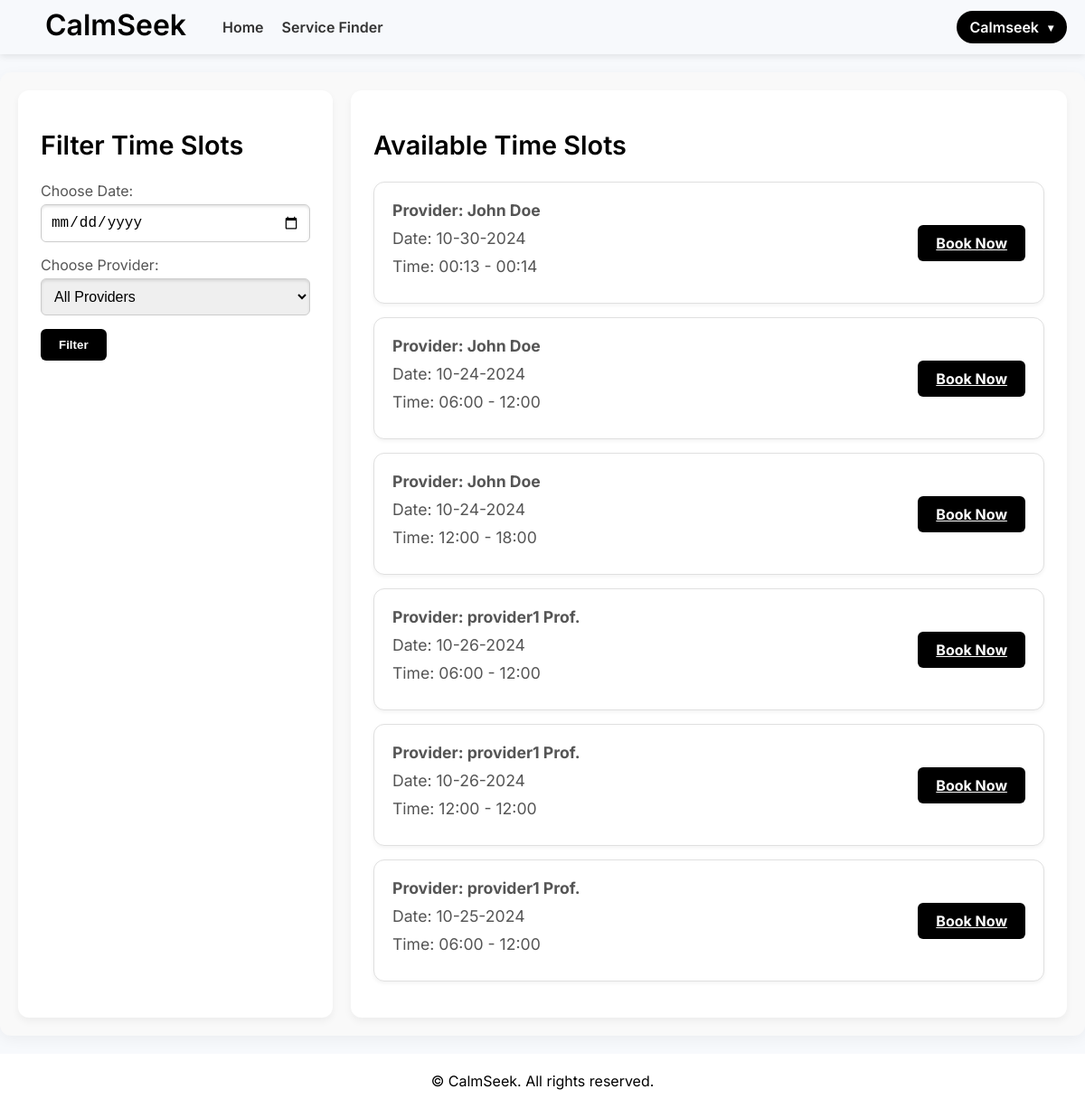
Page /appointments/time_slots/ (signed in) on the committed database.
### appointments/models.py (models this page shows, shortened)
class TimeSlot(models.Model):
    provider = models.ForeignKey(
        User, on_delete=models.CASCADE, related_name="provider_time_slots"
    )
    start_time = models.DateTimeField()
    end_time = models.DateTimeField()
    is_available = models.BooleanField(default=True)

### appointments/views.py (the view)
# urls.py: path("time_slots/", views.time_slots, name="time_slots"),
@login_required
def time_slots(request):
    selected_provider_id = request.GET.get("provider")
    selected_date = request.GET.get("date")
    provider_user_ids = Profile.objects.filter(role="Provider").values("user_id")
    providers = User.objects.filter(id__in=Subquery(provider_user_ids))
    time_slots = TimeSlot.objects.filter(is_available=True)
    if selected_provider_id:
        time_slots = time_slots.filter(provider__id=selected_provider_id)
    if selected_date:
        selected_date_obj = parse_date(selected_date)
        if selected_date_obj:
            start_of_day = datetime.combine(selected_date_obj, datetime.min.time())
            end_of_day = datetime.combine(selected_date_obj, datetime.max.time())
            time_slots = time_slots.filter(start_time__range=(start_of_day, end_of_day))
    context = {
        "time_slots": time_slots,
        "providers": providers,
        "selected_provider_id": (
            int(selected_provider_id) if selected_provider_id else None
        ),
        "selected_date": selected_date,
    }
    return render(request, "appointments/time_slots.html", context)

### appointments/templates/appointments/time_slots.html (shortened to what this page needs)
{% extends 'base.html' %}
{% block content %}
    <div class="slots-container">
        <div class="filter-card">
            <h2 class="heading">Filter Time Slots</h2>
            <form method="get" action="{% url 'appointments:time_slots' %}" class="filter-form mb-4">
                <div class="filter-container">
                    <div class="form-group">
                        <label for="date">Choose Date:</label>
                        <input type="date" id="date" name="date" value="{{ selected_date }}" class="date-input">
                    </div>
                    <div class="form-group">
                        <label for="provider">Choose Provider:</label>
                        <select id="provider" name="provider" class="provider-select">
                            <option value="">All Providers</option>
                        </select>
                    </div>
                    <button type="submit" class="btn btn-black">Filter</button>
                </div>
            </form>
        </div>
        <div class="slots-list">
            <h2 class="heading">Available Time Slots</h2>
            {% if time_slots %}
                {% for slot in time_slots %}
                    <div class="slot-card">
                        <div class="slot-info">
                            <p><strong>Provider: {{ slot.provider.get_full_name }}</strong></p>
                            <p>Date: {{ slot.start_time|date:"m-d-Y" }}</p>
                            <p>Time: {{ slot.start_time|date:"H:i" }} - {{ slot.end_time|date:"H:i" }}</p>
                        </div>
                        <a href="{% url 'appointments:book_appointment' slot.id %}" class="btn btn-black">Book Now</a>
                    </div>
                {% endfor %}
            {% else %}
                <p class="no-slots">No available time slots for the selected date and provider.</p>
            {% endif %}
        </div>
    </div>
{% endblock %}

### calmseek/templates/base.html (shortened to what this page needs)
<!DOCTYPE html>
<html lang="en">
<head>
    {% load static %}
    <link rel="stylesheet" href="{% static 'styles.css' %}">
</head>
<body>
<header>
    <div class="container">
        <div class="header-left">
            <h1>CalmSeek</h1>
            <nav>
                <a class="nav-title">Home</a>
                <a class="nav-title">Service Finder</a>
            </nav>
        </div>
        <div class="user-menu" onclick="toggleDropdown()">
            <div class="user-btn">
                {{ user.first_name }}
                <span class="arrow">&#9662;</span>
            </div>
        </div>
    </div>
</header>
<main>
    {% block content %}
    {% endblock %}
</main>
<footer>
    <div class="container">
        <p>&copy; {{ current_year }} CalmSeek. All rights reserved.</p>
    </div>
</footer>
</body>
</html>

### static/css/styles.css (style rules this page uses)
* { margin: 0; padding: 0; box-sizing: border-box; }
body { font-family: 'Inter', sans-serif; background: #f7f9fc; color: #333; display: flex; flex-direction: column; min-height: 100vh; }
header { background: #ffffff00; padding: 0 20px; box-shadow: 0 2px 8px rgba(0, 0, 0, 0.1); position: fixed; width: 100%; top: 0; z-index: 1000; }
header h1 { text-align: center; color: #000000; font-size: 2.0rem; height: 60px; margin-right: 0px; }
header .container { max-width: 1500px; margin: 0 auto; display: flex; justify-content: space-between; align-items: center; height: 60px; background: transparent; box-shadow: none; }
.header-left { display: flex; align-items: center; }
header h1 { font-size: 2rem; font-weight: 600; margin-left: 30px; margin-right: 20px; color: #000; }
nav { display: flex; align-items: center; }
nav a { text-decoration: none; margin-left: 20px; font-weight: 600; color: #333; transition: color 0.3s; }
.user-menu { position: relative; cursor: pointer; }
.user-btn { background-color: #000; color: #fff; padding: 8px 15px; border-radius: 50px; font-weight: 600; display: flex; align-items: center; justify-content: center; transition: background-color 0.3s ease; cursor: pointer; }
.arrow { margin-left: 10px; font-size: 12px; color: #fff; transition: transform 0.3s ease; }
main { margin-top: 80px; }
h1, h2, h3, h4, h5, h6 { line-height: 1.4; margin-top: 16px; margin-bottom: 5px; }
body { font-family: 'Inter', sans-serif; padding: 0; margin: 0; }
main { margin-top: 60px; }
main { flex: 1; animation: fadeIn 0.5s ease-in-out; }
footer p { margin: 0; }
footer { text-align: center; padding: 20px 0; background: #ffffff; color: black; height: 60px; }
h2.heading { font-size: 1.8rem; margin-bottom: 20px; font-weight: 600; color: #000; }
.date-input { width: 100%; max-width: 300px; padding: 10px; font-size: 1rem; border: 1px solid #ddd; border-radius: 6px; transition: border-color 0.3s, box-shadow 0.3s; }

### appointments/templates/appointments/time_slots.html (style rules this page uses)
.slots-container { display: flex; justify-content: space-between; gap: 20px; max-width: 1200px; margin: 20px auto; padding: 20px; background-color: #f9f9f9; border-radius: 12px; box-shadow: 0 4px 15px rgba(0, 0, 0, 0.05); }
.filter-card { background-color: #fff; border-radius: 12px; padding: 25px; box-shadow: 0 4px 8px rgba(0, 0, 0, 0.05); width: 30%; flex-shrink: 0; transition: all 0.3s ease-in-out; }
.heading { font-size: 1.8rem; margin-bottom: 20px; font-weight: bold; color: #333; }
.form-group { margin-bottom: 15px; }
label { font-size: 1rem; margin-bottom: 5px; color: #555; }
.date-input, .provider-select { width: 100%; padding: 10px; margin-top: 5px; font-size: 1rem; border: 1px solid #ccc; border-radius: 6px; box-shadow: inset 0 2px 3px rgba(0, 0, 0, 0.1); transition: border-color 0.3s ease; }
.btn-black { background-color: #000; color: #fff; padding: 10px 20px; border: none; border-radius: 6px; cursor: pointer; font-weight: bold; text-align: center; transition: background-color 0.3s ease; }
.slots-list { width: 70%; padding: 25px; background-color: #fff; border-radius: 12px; box-shadow: 0 4px 8px rgba(0, 0, 0, 0.05); }
.slot-card { display: flex; justify-content: space-between; align-items: center; background-color: #fff; border: 1px solid #e0e0e0; border-radius: 12px; padding: 20px; margin-bottom: 15px; box-shadow: 0 2px 4px rgba(0, 0, 0, 0.05); transition: transform 0.3s ease, box-shadow 0.3s ease; }
.slot-info { flex-grow: 1; }
.slot-info p { margin-bottom: 10px; color: #555; font-size: 1.1rem; }

### rows in the picture
TimeSlot: provider.get_full_name "John Doe", start_time "10-30-2024", start_time "00:13", end_time "00:14"
TimeSlot: provider.get_full_name "John Doe", start_time "10-24-2024", start_time "06:00", end_time "12:00"
TimeSlot: provider.get_full_name "John Doe", start_time "10-24-2024", start_time "12:00", end_time "18:00"
TimeSlot: provider.get_full_name "provider1 Prof.", start_time "10-26-2024", start_time "06:00", end_time "12:00"
TimeSlot: provider.get_full_name "provider1 Prof.", start_time "10-26-2024", start_time "12:00", end_time "12:00"
TimeSlot: provider.get_full_name "provider1 Prof.", start_time "10-25-2024", start_time "06:00", end_time "12:00"

### other values in the picture
{{ user.first_name }} "Calmseek"
